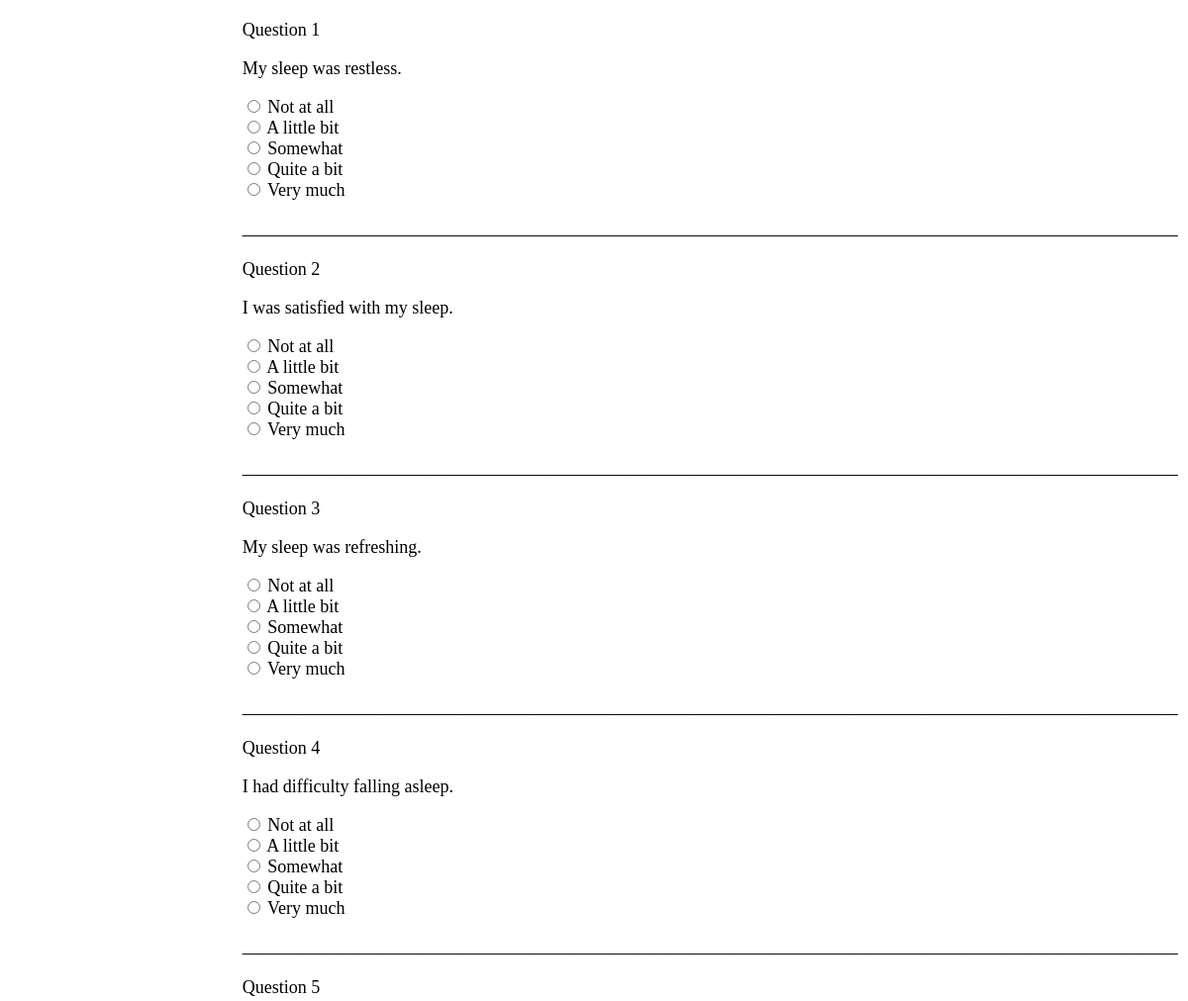
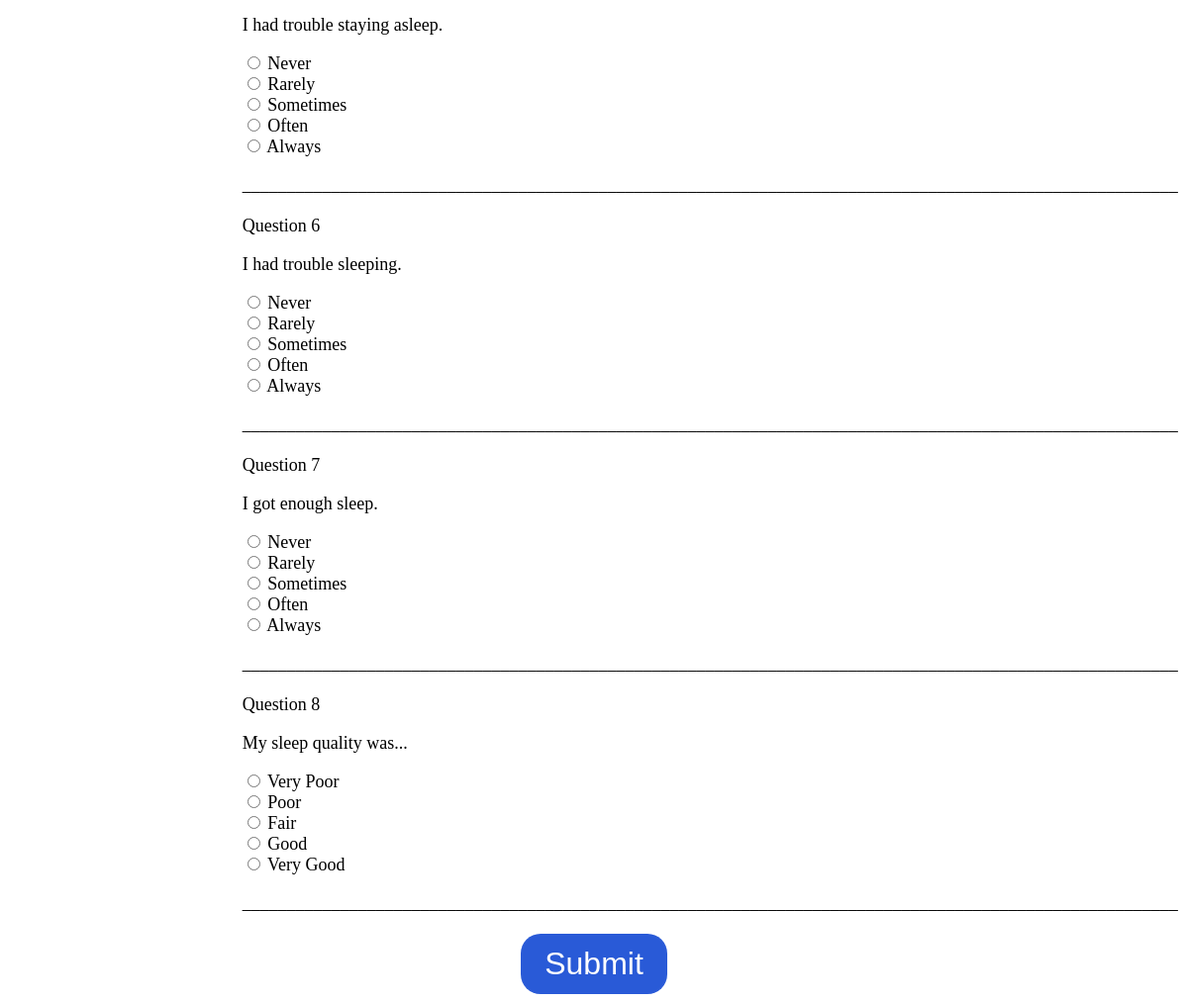
The page /test/L2/ADULT/SD?test_exam=SD on the database its author committed (2 pictures, top to bottom).
### tables this page shows
CREATE TABLE L2_ADULT_SD (
    Qno INTEGER PRIMARY KEY,
    Question TEXT NOT NULL,
    Option1 TEXT,
    Option2 TEXT,
    Option3 TEXT,
    Option4 TEXT,
    Option5 TEXT
);

### models/tests/test_routes.py (the view)
@test_routes.route('/L2/<category>/SD', methods=['GET', 'POST'])
def level_2_sd(category):
    if request.method == 'POST':
        responses = []
        for i in range(1, 26):
            answer = request.form.get(f'q{i}')
            if answer is not None:
                responses.append(int(answer))
        return redirect(url_for('index'))
    else:
        conn = sqlite3.connect('wellnest01.db')
        conn.row_factory = sqlite3.Row
        c = conn.cursor()
        c.execute(f"SELECT * FROM L2_{category}_SD")
        data = c.fetchall()
        conn.close()
        return render_template('test_level_2_sd.html', data=data, category=category)

### templates/test_level_2_sd.html (shortened to what this page needs)
<!DOCTYPE html>
<html lang="en">
<head>
</head>
<body>
    <form action="{{ url_for('test_routes.level_2_sd', category=category) }}" method="post">
        {% for question in data %}
            <div class="question-container">
                <p>Question {{ question['Qno'] }}</p>
                <p>{{ question['Question'] }}</p>
                <label>
                    <input type="radio" name="q{{ question['Qno'] }}" value="0" required>
                    {{ question['Option1'] }}
                </label><br>
                <label>
                    <input type="radio" name="q{{ question['Qno'] }}" value="1">
                    {{ question['Option2'] }}
                </label><br>
                <label>
                    <input type="radio" name="q{{ question['Qno'] }}" value="2">
                    {{ question['Option3'] }}
                </label><br>
                <label>
                    <input type="radio" name="q{{ question['Qno'] }}" value="3">
                    {{ question['Option4'] }}
                </label><br>
                <label>
                    <input type="radio" name="q{{ question['Qno'] }}" value="4">
                    {{ question['Option5'] }}
                </label>
                <p>_________________________________________________________________________________________________________</p>
            </div>
        {% endfor %}
        <input type="submit" value="Submit" class="submit-button">
    </form>
</body>
</html>

### templates/test_level_2_sd.html (style rules this page uses)
body { font-size: 18px; text-align: center; }
.question-container { margin: 20px auto; width: 60%; text-align: left; }
.submit-button { background-color: #295ad7; color: white; padding: 12px 24px; border: none; cursor: pointer; font-size: 32px; border-radius: 20px; }

### rows shown on the page
L2_ADULT_SD: Qno "1", Question "My sleep was restless.", Option1 "Not at all", Option2 "A little bit", Option3 "Somewhat", Option4 "Quite a bit", Option5 "Very much"
L2_ADULT_SD: Qno "2", Question "I was satisfied with my sleep.", Option1 "Not at all", Option2 "A little bit", Option3 "Somewhat", Option4 "Quite a bit", Option5 "Very much"
L2_ADULT_SD: Qno "3", Question "My sleep was refreshing.", Option1 "Not at all", Option2 "A little bit", Option3 "Somewhat", Option4 "Quite a bit", Option5 "Very much"
L2_ADULT_SD: Qno "4", Question "I had difficulty falling asleep.", Option1 "Not at all", Option2 "A little bit", Option3 "Somewhat", Option4 "Quite a bit", Option5 "Very much"
L2_ADULT_SD: Qno "5", Question "I had trouble staying asleep.", Option1 "Never", Option2 "Rarely", Option3 "Sometimes", Option4 "Often", Option5 "Always"
L2_ADULT_SD: Qno "6", Question "I had trouble sleeping.", Option1 "Never", Option2 "Rarely", Option3 "Sometimes", Option4 "Often", Option5 "Always"
L2_ADULT_SD: Qno "7", Question "I got enough sleep.", Option1 "Never", Option2 "Rarely", Option3 "Sometimes", Option4 "Often", Option5 "Always"
L2_ADULT_SD: Qno "8", Question "My sleep quality was...", Option1 "Very Poor", Option2 "Poor", Option3 "Fair", Option4 "Good", Option5 "Very Good"
